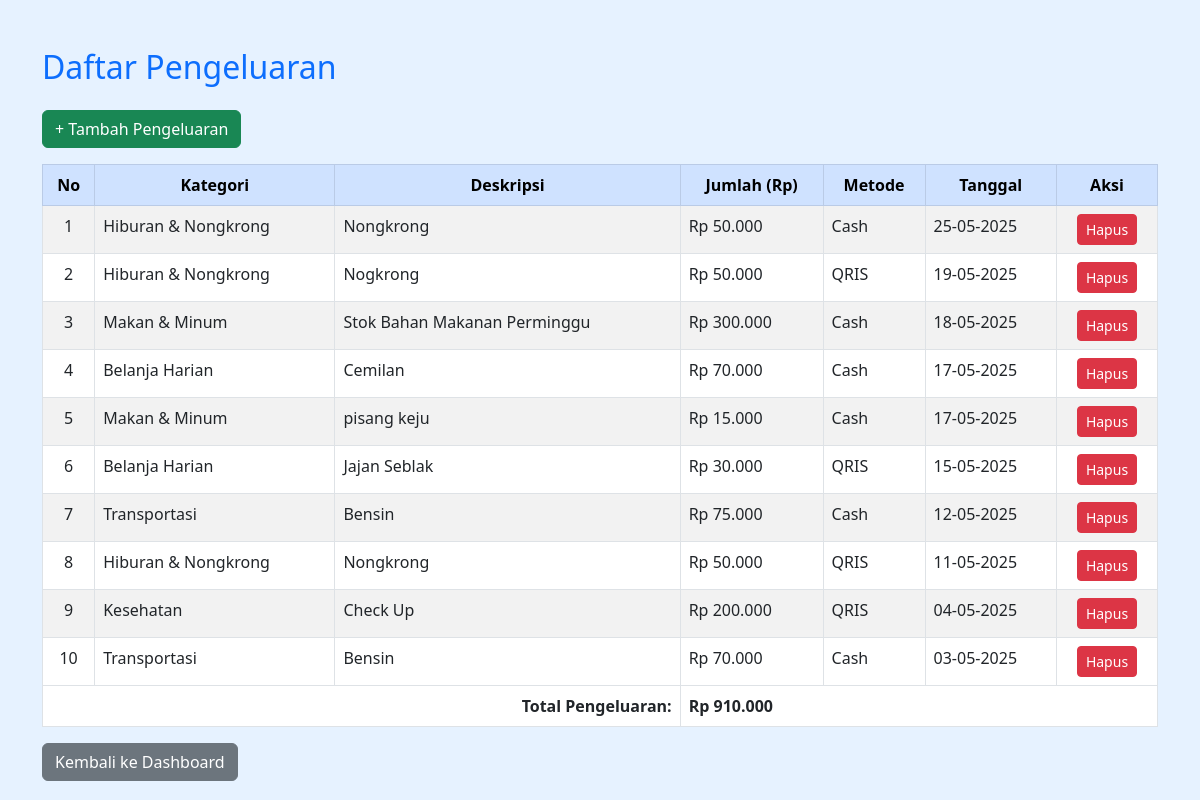
Page /pengeluaran_list.php (signed in) on the committed database.
### tables this page shows
CREATE TABLE `pengeluaran` (
  `id` int(11) NOT NULL,
  `user_id` int(11) NOT NULL,
  `kategori_id` int(11) NOT NULL,
  `deskripsi` text DEFAULT NULL,
  `jumlah` decimal(10,2) NOT NULL,
  `metode_pembayaran` enum('Cash','QRIS','Transfer') NOT NULL,
  `tanggal` date NOT NULL,
  `created_at` timestamp NOT NULL DEFAULT current_timestamp()
);

CREATE TABLE `kategori_pengeluaran` (
  `id` int(11) NOT NULL,
  `nama_kategori` varchar(50) NOT NULL,
  `created_at` timestamp NOT NULL DEFAULT current_timestamp()
);

### pengeluaran_list.php (the view, shortened to what this page needs)
<?php
$user_id = $_SESSION['user_id'];
$query = "SELECT p.*, k.nama_kategori
          FROM pengeluaran p
          JOIN kategori_pengeluaran k ON p.kategori_id = k.id
          WHERE p.user_id = $user_id
          ORDER BY p.tanggal DESC";
$result = mysqli_query($conn, $query);
?>
<!DOCTYPE html>
<html>
<head>
    <link rel="stylesheet" href="https://cdn.jsdelivr.net/npm/bootstrap@5.3.0/dist/css/bootstrap.min.css">
</head>
<body style="background-color: #e6f2ff;">
<div class="container mt-5">
    <h2 class="text-primary mb-4">Daftar Pengeluaran</h2>
    <a href="pengeluaran_add.php" class="btn btn-success mb-3">+ Tambah Pengeluaran</a>
    <table class="table table-bordered table-striped table-hover bg-white">
        <thead class="table-primary text-center">
            <tr>
                <th>No</th>
                <th>Kategori</th>
                <th>Deskripsi</th>
                <th>Jumlah (Rp)</th>
                <th>Metode</th>
                <th>Tanggal</th>
                <th>Aksi</th>
            </tr>
        </thead>
        <tbody>
            <?php
            $no = 1;
            $total = 0;
            while($row = mysqli_fetch_assoc($result)):
                $total += $row['jumlah'];
            ?>
            <tr>
                <td class="text-center"><?= $no++ ?></td>
                <td><?= htmlspecialchars($row['nama_kategori']) ?></td>
                <td><?= htmlspecialchars($row['deskripsi']) ?></td>
                <td>Rp <?= number_format($row['jumlah'], 0, ',', '.') ?></td>
                <td><?= $row['metode_pembayaran'] ?></td>
                <td><?= date('d-m-Y', strtotime($row['tanggal'])) ?></td>
                <td class="text-center">
                    <a href="pengeluaran_delete.php?id=<?= $row['id'] ?>"
                       class="btn btn-danger btn-sm"
                       onclick="return confirm('Yakin ingin menghapus data ini?')">Hapus</a>
                </td>
            </tr>
            <?php endwhile; ?>
        </tbody>
        <tfoot>
            <tr class="fw-bold bg-light">
                <td colspan="3" class="text-end">Total Pengeluaran:</td>
                <td colspan="4">Rp <?= number_format($total, 0, ',', '.') ?></td>
            </tr>
        </tfoot>
    </table>
    <a href="dashboard.php" class="btn btn-secondary">Kembali ke Dashboard</a>
</div>
</body>
</html>

### rows in the picture
pengeluaran: kategori.nama_kategori "Hiburan & Nongkrong", deskripsi "Nongkrong", jumlah "50.000", metode_pembayaran "Cash", tanggal "25-05-2025"
pengeluaran: kategori.nama_kategori "Hiburan & Nongkrong", deskripsi "Nogkrong", jumlah "50.000", metode_pembayaran "QRIS", tanggal "19-05-2025"
pengeluaran: kategori.nama_kategori "Makan & Minum", deskripsi "Stok Bahan Makanan Perminggu", jumlah "300.000", metode_pembayaran "Cash", tanggal "18-05-2025"
pengeluaran: kategori.nama_kategori "Belanja Harian", deskripsi "Cemilan", jumlah "70.000", metode_pembayaran "Cash", tanggal "17-05-2025"
pengeluaran: kategori.nama_kategori "Makan & Minum", deskripsi "pisang keju", jumlah "15.000", metode_pembayaran "Cash", tanggal "17-05-2025"
pengeluaran: kategori.nama_kategori "Belanja Harian", deskripsi "Jajan Seblak", jumlah "30.000", metode_pembayaran "QRIS", tanggal "15-05-2025"
pengeluaran: kategori.nama_kategori "Transportasi", deskripsi "Bensin", jumlah "75.000", metode_pembayaran "Cash", tanggal "12-05-2025"
pengeluaran: kategori.nama_kategori "Hiburan & Nongkrong", deskripsi "Nongkrong", jumlah "50.000", metode_pembayaran "QRIS", tanggal "11-05-2025"
pengeluaran: kategori.nama_kategori "Kesehatan", deskripsi "Check Up", jumlah "200.000", metode_pembayaran "QRIS", tanggal "04-05-2025"
pengeluaran: kategori.nama_kategori "Transportasi", deskripsi "Bensin", jumlah "70.000", metode_pembayaran "Cash", tanggal "03-05-2025"

### other values in the picture
$total "910.000"
